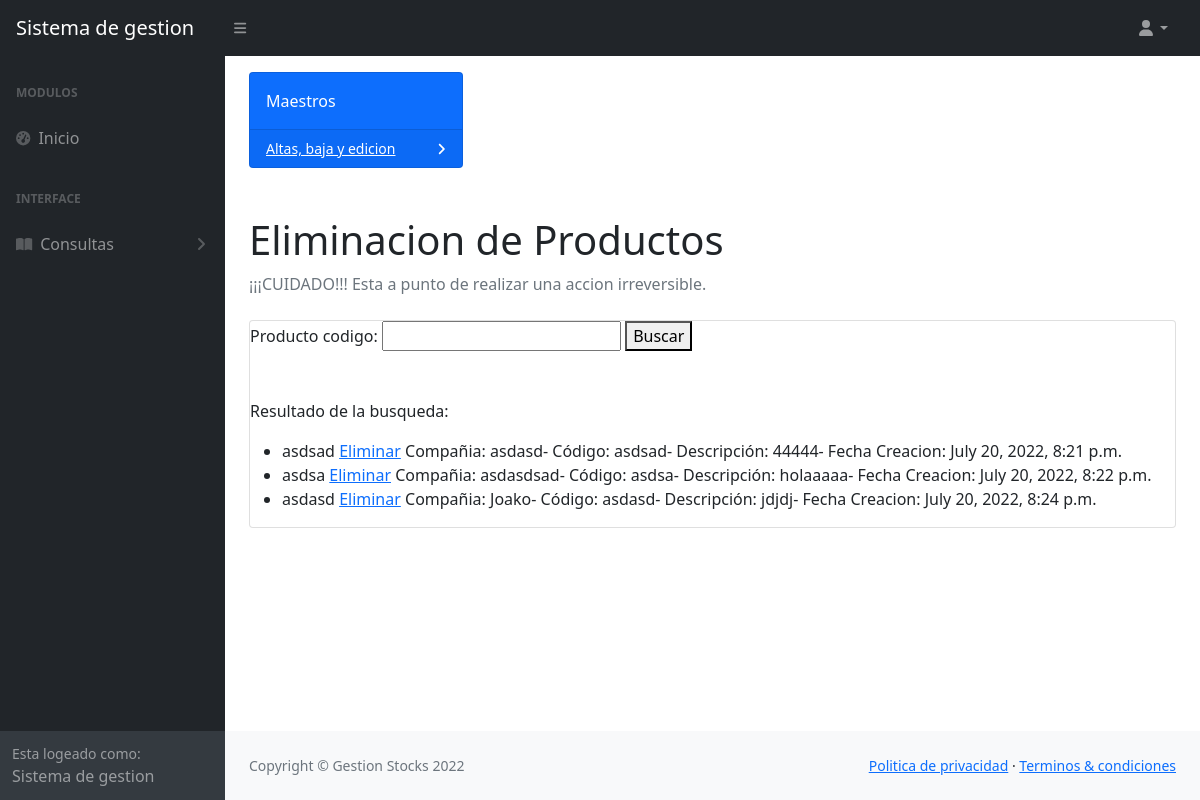
The page /eliminar_producto/ on the database its author committed.
### vistas/models.py (models this page shows)
class Producto(models.Model):
    producto_cia = models.CharField(max_length=15)
    producto_codigo = models.CharField(max_length=10)
    producto_descripcion = models.CharField(max_length=30)
    producto_cantidad = models.IntegerField(null=0) #siempre empiezo en 0
    producto_costo = models.IntegerField(null=0)
    producto_fecha = models.DateTimeField(null=True)
    def __str__(self):
        return f'{self.producto_codigo}'

### vistas/views.py (the view)
# urls.py: path('eliminar_producto/', eliminar_producto, name = 'eliminar_producto'),
def eliminar_producto(request):
    id_producto = request.GET.get('producto_codigo')
    productos_listado = Producto.objects.all()
    if id_producto:
        productos_listado = Producto.objects.filter(producto_codigo=id_producto)
    else:
        productos_listado = Producto.objects.all()
        form = FormEliminarProducto()
    form = FormEliminarProducto()
    return render(request, 'eliminar_producto.html', {'form':form,'productos_listado':productos_listado})

### vistas/forms.py
class FormEliminarProducto(forms.Form):
    producto_codigo = forms.CharField(max_length=30)

### Templates/eliminar_producto.html (shortened to what this page needs)
{% extends 'busqueda_producto.html' %}
{% block sub_titulo %}
<h1 class="mt-4">Eliminacion de Productos</h1>
{% endblock sub_titulo %}
{% block sub_titulo_2 %}
<li class="breadcrumb-item active">¡¡¡CUIDADO!!! Esta a punto de realizar una accion irreversible.</li>
{% endblock sub_titulo_2 %}
{% block link %}href={% url 'maestro' %}{% endblock link %}
{% block accion %}
<form action= {% url 'eliminar_producto' %}>
{% endblock accion %}
{% block Form %}
{{producto}}
{% endblock Form %}
{% block botones %}
<a href={% url 'elimine_producto' producto.id %}>Eliminar</a>
{% endblock botones %}

### Templates/busqueda_producto.html (shortened to what this page needs)
{% extends 'index.html' %}
{% block campos %}
{% block accion %}{% endblock accion %}
{% block informacion %}
        {{form}}
        <button>Buscar</button>
<p>Resultado de la busqueda:</p>
    {% if productos_listado %}
    <ul>
        {%for producto in productos_listado%}
        <li>{% block Form %}{% endblock Form %}{% block botones %}{% endblock botones %}Compañia: {{producto.producto_cia}}- Código: {{producto.producto_codigo}}- Descripción: {{producto.producto_descripcion}}- Fecha Creacion: {{producto.producto_fecha}}</li>
        {% endfor %}
    </ul>
    {% else %}
    No se encontraron datos. Reintente.
    {% endif %}
{% endblock informacion %}
{% endblock campos %}

### rows shown on the page
Producto: producto_codigo "asdsad", producto_cia "asdasd", producto_descripcion "44444", producto_fecha "July 20, 2022, 8:21 p.m."
Producto: producto_codigo "asdsa", producto_cia "asdasdsad", producto_descripcion "holaaaaa", producto_fecha "July 20, 2022, 8:22 p.m."
Producto: producto_codigo "asdasd", producto_cia "Joako", producto_descripcion "jdjdj", producto_fecha "July 20, 2022, 8:24 p.m."
